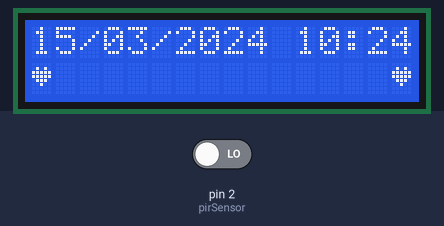
A sketch run on a simulated Arduino Uno, built with avr-gcc and run on an emulated ATmega328P. Shown: 16×2 character LCD. The test bench sets the inputs (shaded band); at power-on: pin 2 (pirSensor) LOW. The local clock reads 2024-03-15 10:24:30 at power-on unless the sketch sets it; what the sketch prints to the serial monitor is not drawn.

Above: at 1.2 s.
1.3 s: pin 2 (pirSensor) driven HIGH
At 30.4 s:
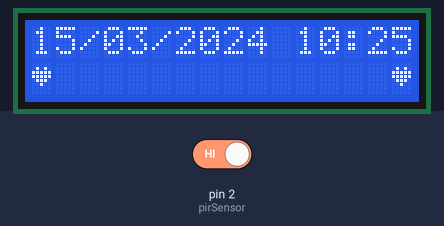
Timing chart, 0 to 31.5 s (numbered marks = the images above; inputs shaded):
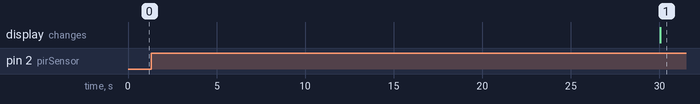

The sketch:

arduino-1-iot-23-2.ino
```cpp
// Nombre archivo: Debe llamarse cómo el directorio en el que se encuentra por Arduino IDE
// CONEXIONES:
// DS1302 CLK/SCLK --> 7
// DS1302 DAT/IO --> 6
// DS1302 RST/CE --> 5
// DS1302 VCC --> 3.3v - 5v
// DS1302 GND --> GND

#include <RtcDS1302.h>
#include <Wire.h>
#include <LiquidCrystal_I2C.h>

LiquidCrystal_I2C lcd(0x3F, 16, 2);  // set the LCD address to 0x3F for a 16 chars and 2 line display
ThreeWire myWire(6, 7, 5);           // IO, SCLK, CE
RtcDS1302<ThreeWire> Rtc(myWire);
int pirSensor = 2;
int A_hour = 17;
int A_minute = 58;
int buzzer = 3;

// ♥️
byte customChar[8] = {
  0b00000,
  0b01010,
  0b11111,
  0b11111,
  0b01110,
  0b00100,
  0b00000,
  0b00000
};

void setupRTC() {
  RtcDateTime compiled = RtcDateTime(__DATE__, __TIME__);
  Serial.print("compiled: ");
  Serial.print(__DATE__);
  Serial.println(__TIME__);
  printDateTime(compiled);
  Serial.println();
  Rtc.Begin();

  if (!Rtc.IsDateTimeValid()) {
    // Common Causes:
    //    1) first time you ran and the device wasn't running yet
    //    2) the battery on the device is low or even missing

    Serial.println("RTC lost confidence in the DateTime!");
    Rtc.SetDateTime(compiled);
  }

  if (Rtc.GetIsWriteProtected()) {
    Serial.println("RTC was write protected, enabling writing now");
    Rtc.SetIsWriteProtected(false);
  }

  if (!Rtc.GetIsRunning()) {
    Serial.println("RTC was not actively running, starting now");
    Rtc.SetIsRunning(true);
  }

  RtcDateTime now = Rtc.GetDateTime();
  if (now < compiled) {
    Serial.println("RTC is older than compile time!  (Updating DateTime)");
    Rtc.SetDateTime(compiled);
  } else if (now > compiled) {
    Serial.println("RTC is newer than compile time. (this is expected)");
  } else if (now == compiled) {
    Serial.println("RTC is the same as compile time! (not expected but all is fine)");
  }
}

void setupLCD() {
  lcd.init();  // initialize the lcd
  lcd.backlight();
  lcd.createChar(0, customChar);  // create a new custom character
}

void setup() {
  Serial.begin(57600);
  pinMode(pirSensor, INPUT);
  setupRTC();
  setupLCD();
}

void loop() {
  RtcDateTime now = Rtc.GetDateTime();

  printDateTime(now);
  Serial.println();

  if (!now.IsValid()) {
    // Common Causes:
    //    1) the battery on the device is low or even missing and the power line was disconnected
    Serial.println("RTC lost confidence in the DateTime!");
  }


  if (now.Hour() == A_hour && now.Minute() == A_minute && now.Second() >= 0 && now.Second() <= 2) {
    tone(buzzer, 1);  //You can modify the tone or make your own sound
    delay(100);
    tone(buzzer, 2);
    delay(100);
    lcd.clear();
    // Message to show when the alarm is ringing
    lcd.print("Get up !!!");
    Serial.println("Get Up !!!");
    delay(5000);
  }
  int value = digitalRead(pirSensor);

  Serial.println(value);
  if (value == 1) {
    noTone(buzzer);
  }  // one second
}

#define countof(a) (sizeof(a) / sizeof(a[0]))

void printDateTime(const RtcDateTime& dt) {
  char datestring[26];

  snprintf_P(datestring,
             countof(datestring),
             PSTR("%02u/%02u/%04u %02u:%02u:%02u"),
             dt.Day(),
             dt.Month(),
             dt.Year(),
             dt.Hour(),
             dt.Minute(),
             dt.Second());
  lcd.home();
  Serial.print(datestring);
  lcd.print(datestring);

  lcd.setCursor(0, 1);  // move cursor to (2, 0)
  lcd.write((byte)0);   // print the custom char at (2, 0)

  lcd.setCursor(15, 1);  // move cursor to (2, 0)
  lcd.write((byte)0);    // print the custom char at (2, 0)
}
```
